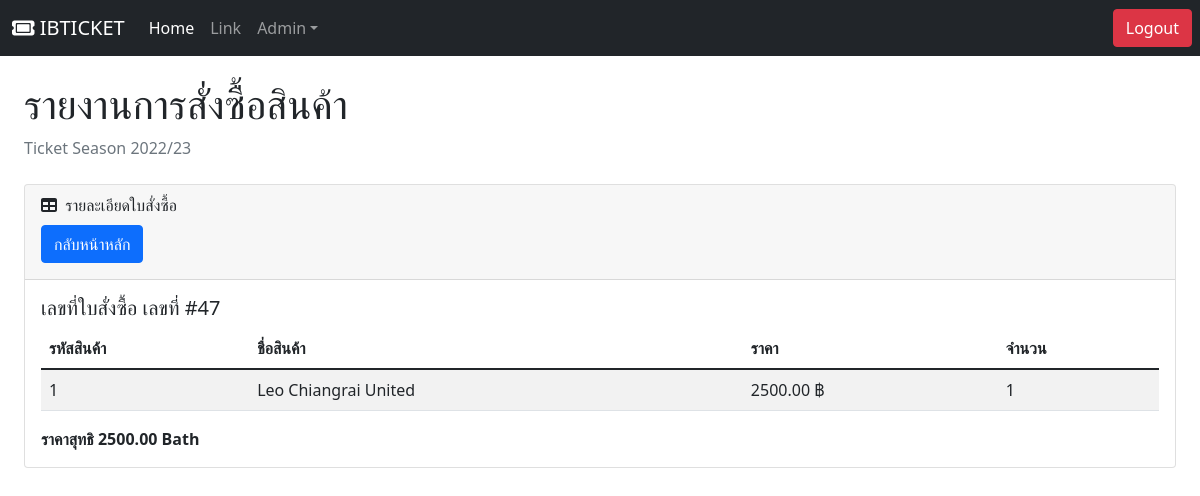
Page /admin/info_order.php?id=47 on the committed database.
### tables this page shows
CREATE TABLE `orders` (
  `id_order` int(11) NOT NULL,
  `customer_id` int(11) NOT NULL,
  `grand_total` float(10,2) NOT NULL,
  `created` datetime NOT NULL,
  `status_order` enum('1','2','0') NOT NULL DEFAULT '1' COMMENT '1=ดำเนินการสั่งซื้อ 2=ยืนยันการสั่งซื้อ 0=ยกเลิกคำสั่งซื้อ'
);

### admin/info_order.php (the view, shortened to what this page needs)
<?php
include 'dbConnect.php';
$ids=$_GET['id'];
?>
<!DOCTYPE html>
<html lang="en">
    <head>
        <link href="https://cdn.jsdelivr.net/npm/simple-datatables@latest/dist/style.css" rel="stylesheet" />
        <link href="css/Adminstyles.css" rel="stylesheet" />
    </head>
    <body class="sb-nav-fixed">
    <?php require_once 'navBarAdmin.php';?>
            <div id="layoutSidenav_content">
                <main>
                    <div class="container-fluid px-4">
                        <h1 class="mt-4">รายงานการสั่งซื้อสินค้า</h1>
                        <ol class="breadcrumb mb-4">
                            <li class="breadcrumb-item active">Ticket Season 2022/23</li>
                        </ol>
                        <div class="card mb-4">
                            <div class="card-header">
                                <i class="fas fa-table me-1"></i>
                                รายละเอียดใบสั่งซื้อ
                                <div class="buttoncolor mb-2 mt-2">
                                <a href ="Admin_index.php "><button type="button" class="btn btn-primary ">กลับหน้าหลัก</button></a>
                                </div>
                            </div>
                            <div class="card-body">
                                <h5>เลขที่ใบสั่งซื้อ   เลขที่ #<?=$ids?></h5>
                                <table id="datatablesSimple" class="table table-striped">
                                    <thead>
                                        <tr>
                                            <th>รหัสสินค้า</th>
                                            <th>ชื่อสินค้า</th>
                                            <th>ราคา</th>
                                            <th>จำนวน</th>
                                        </tr>
                                    </thead>
                                    <tbody>
                                        <?php
                                        $sql = "SELECT DISTINCT id_order, product_id ,order_id , name, price, quantity ,grand_total
                                        FROM  customers , products , orders , order_items
                                        WHERE orders.id_order = order_items.order_id and order_items.product_id = products.id and orders.id_order = '$ids'
                                        order by order_items.product_id ";
                                        $result = mysqli_query($db, $sql);
                                        $total_bath=0;
                                        while($row=mysqli_fetch_array($result) ){
                                            $total_bath = $row['grand_total'];
                                        ?>
                                        <tr>
                                            <td><?=$row['product_id']?></td>
                                            <td><?=$row['name']?> </td>
                                            <td><?=$row['price']?> ฿</td>
                                            <td><?=$row['quantity']?></td>
                                        </tr>
                                       <?php
                                        }
                                        ?>
                                    </tbody>
                                </table>
                                <b>ราคาสุทธิ <td><?= $total_bath?> Bath</td></b>
                            </div>
                        </div>
                    </div>
                </main>
            </div>
    </body>
</html>

### rows in the picture
orders: product_id "1", name "Leo Chiangrai United", price "2500.00", quantity "1", grand_total "2500.00"

### other values in the picture
$ids "47"
